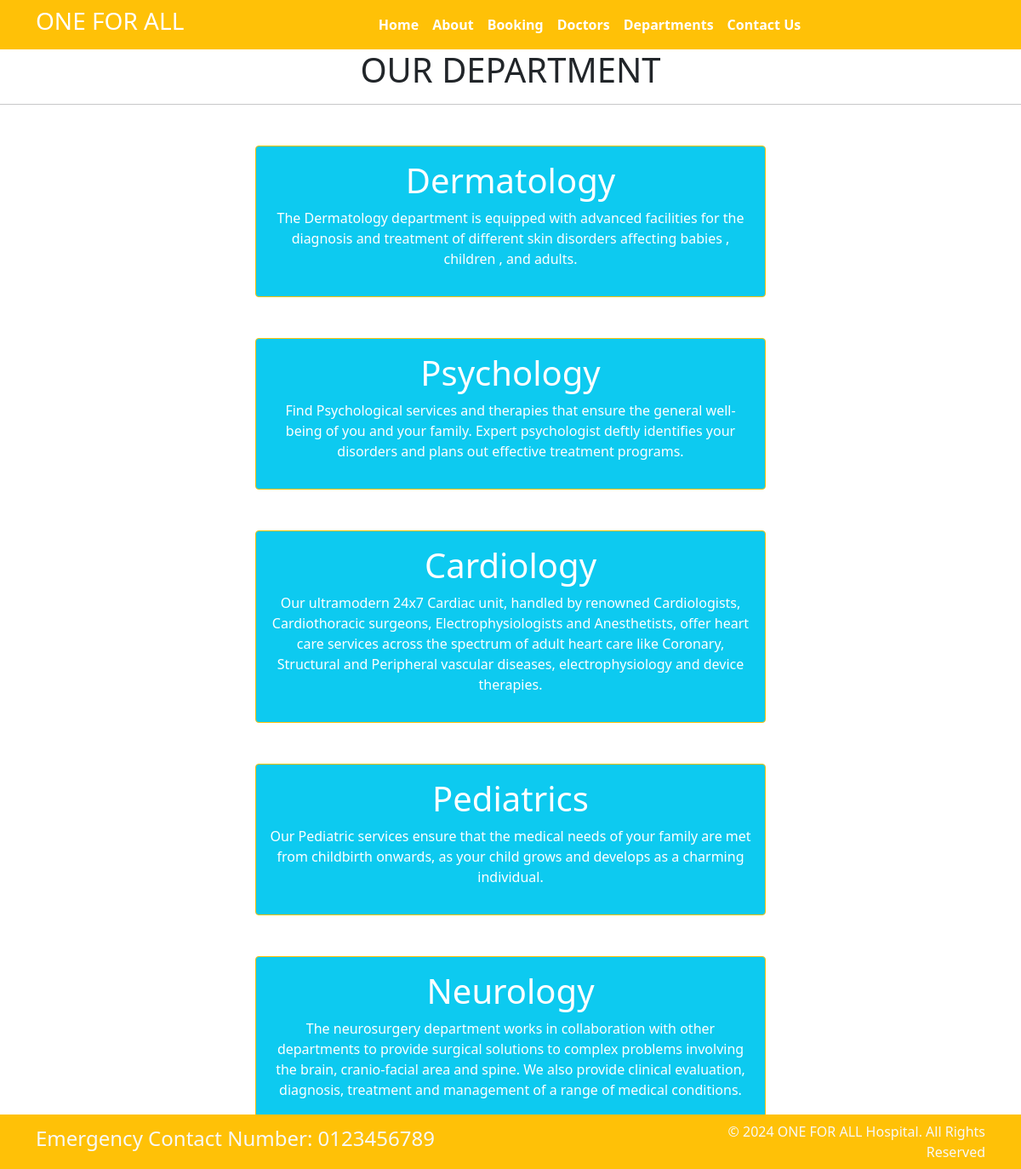
Screenshot of /departments/ with the database file from the repository.
### home/models.py (models this page shows, shortened)
class Departments(models.Model):
    dep_name = models.CharField(max_length = 100)
    dep_description = models.TextField()

### home/views.py (the view)
# urls.py: path('departments/',views.departments,name ='departments'),
def departments(request):
    dict_dept ={
        'dept':Departments.objects.all()
    }
    return render(request, 'department.html', dict_dept)

### templates/department.html (shortened to what this page needs)
{% extends "base.html" %}
{% block content %}
<h1 class = "text-center" > OUR DEPARTMENT</h1>
<hr>
{% for d in dept %}
<div class = "mx-auto w-50 bg-info text-center text-white p-3 my-5 border border-warning rounded">
    <h1> {{d.dep_name}}</h1>
    <p>{{d.dep_description}}</p>
</div>
{% endfor %}
{% endblock  %}

### rows the page displays
Departments: dep_name "Dermatology", dep_description "The Dermatology department is equipped with advanced facilities for the diagnosis and treatment of different skin disorders affecting babies , children , and adults."
Departments: dep_name "Psychology", dep_description "Find Psychological services and therapies that ensure the general well-being of you and your family. Expert psychologist deftly identifies your disorders and plans out effective treatment programs."
Departments: dep_name "Cardiology", dep_description "Our ultramodern 24x7 Cardiac unit, handled by renowned Cardiologists, Cardiothoracic surgeons, Electrophysiologists and Anesthetists, offer heart care services across the spectrum of adult heart care like Coronary, Structural and Peripheral vascular diseases, electrophysiology and device therapies."
Departments: dep_name "Pediatrics", dep_description "Our Pediatric services ensure that the medical needs of your family are met from childbirth onwards, as your child grows and develops as a charming individual."
Departments: dep_name "Neurology", dep_description "The neurosurgery department works in collaboration with other departments to provide surgical solutions to complex problems involving the brain, cranio-facial area and spine. We also provide clinical evaluation, diagnosis, treatment and management of a range of medical conditions."
